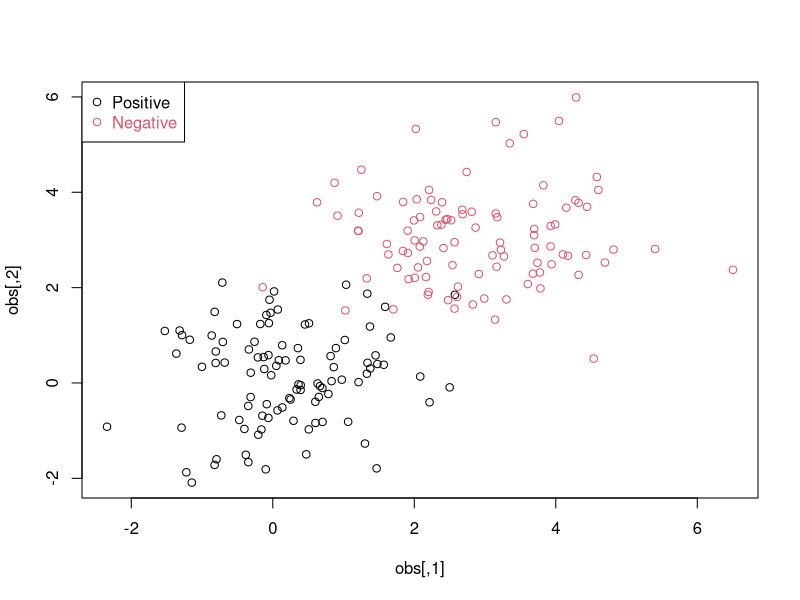
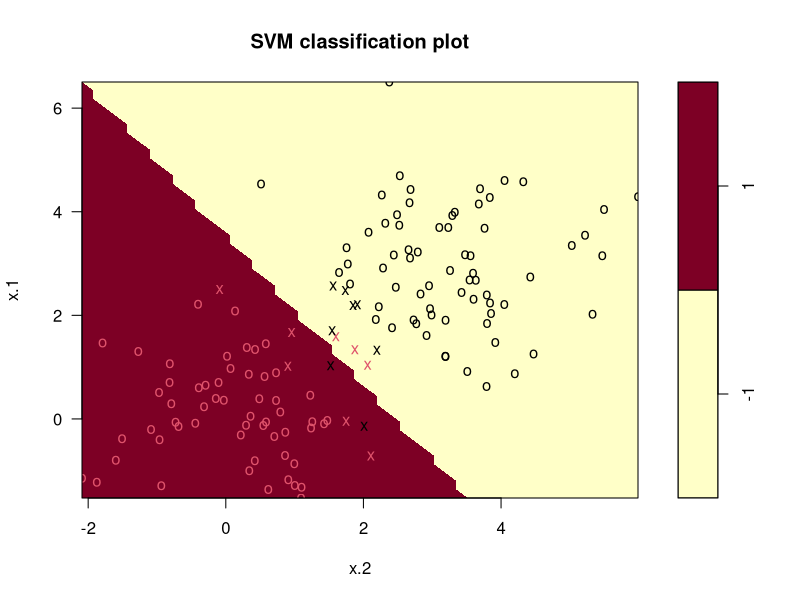
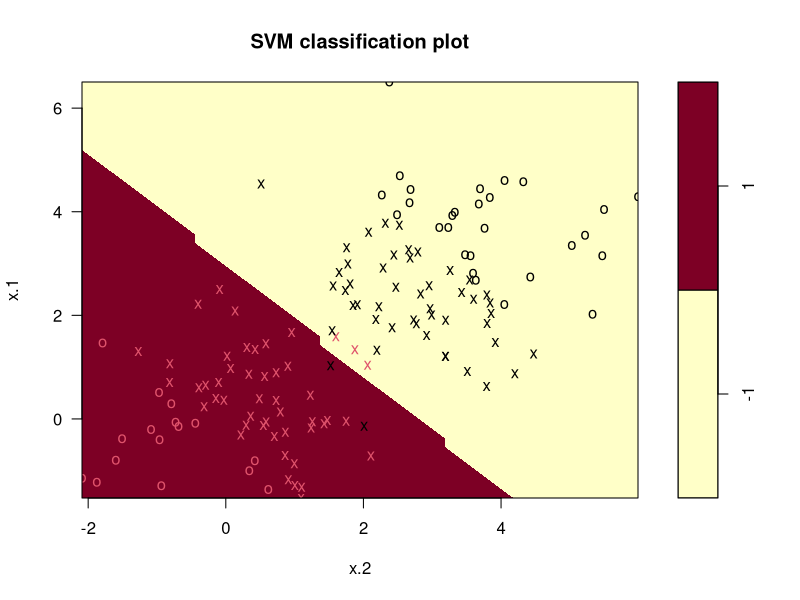
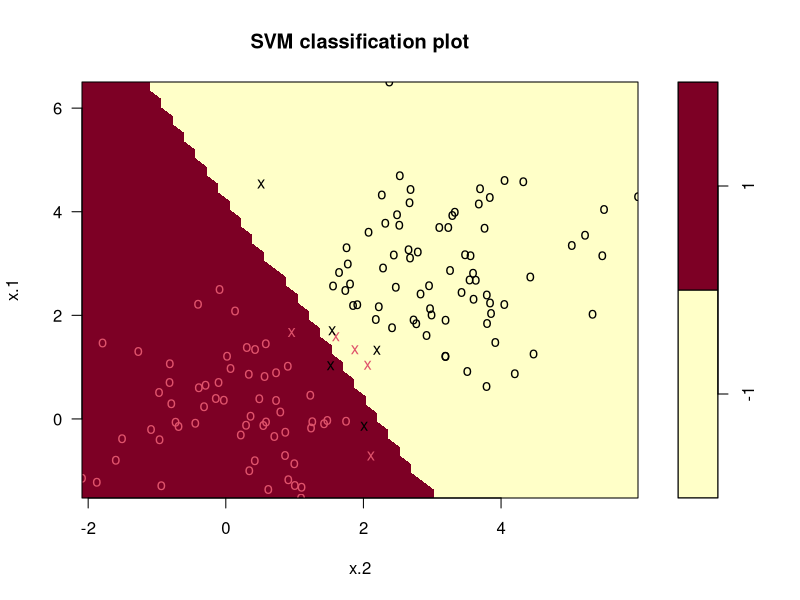

Here is the R script that generated these plots, in order: (Note: this script raises an error after producing the figures.)
# Clear enviroment
rm(list = ls())

# Generate Linearly Separable Data

# Set seed
set.seed(300)

# Observations
observations <- 100

# Features 
feaures <- 2

# Data points for each class
data_points <- observations * feaures

# Cluster means 
pos_mean <- 0
neg_mean <- 3 

postive = matrix(rnorm(data_points, mean = pos_mean), nrow = 100, ncol = 2)
negative = matrix(rnorm(data_points, mean = neg_mean), nrow = 100, ncol = 2)

labels <- c(rep(1, 100), rep(-1, 100))

obs <- rbind(postive, negative)

data <- data.frame(x = obs, y = as.factor(labels))

plot(obs, col=ifelse( labels > 0, 1, 2))
legend("topleft",c("Positive","Negative"),col=seq(2),pch=1,text.col=seq(2))

# Split data into training & test sets

set.seed(300)

train_indices <- sample(200, 200 * 0.7)

training_set <- data[train_indices, ]

test_obs <- obs[-train_indices, ]
test_labels <- labels[-train_indices]



# Part 1: Load SVM Library

#install.packages("e1071")
library(e1071)



# Part 2: Linear SVM with cost = 1

linear_fit_1 = svm(y~.,data = training_set, kernel = "linear",cost = 1)



# Part 3: Report Results

summary(linear_fit_1)

# The results shows that there are 12 spoort vetors



# Part 4: Linear SVM Plot

plot(linear_fit_1, training_set)

# The results show that there are 3 points close to the margin, 1 on the pink side, 2 on the blue



# Part 5: Predictions on Linear Model

# predictions
prediction_linear_1 = predict(linear_fit_1, newdata = test_obs)

# error calculation
mean(prediction_linear_1 != test_labels)


# Part 6: Linear Models with cost 0.01 & 100000

# a: cost = 0.01

# build model
linear_fit_001 = svm(y~.,data = training_set, kernel = "linear",cost = 0.01)

# summary 
summary(linear_fit_001)

# 92 support vectors

# plot
plot(linear_fit_001, training_set)

# similar boundray

# predictions
prediction_linear_001 = predict(linear_fit_001, newdata = test_obs)

# error calculation
mean(prediction_linear_001 != test_labels)

# same error rate


# b: cost = 1e5

# build model
linear_fit_1e5 = svm(y~.,data = training_set, kernel = "linear",cost = 1e5)

# summary 
summary(linear_fit_1e5)

# 8 support vectors

# plot
plot(linear_fit_1e5, training_set)

# Only 2 points close to boundary on pink side

# predictions
prediction_linear_1e5 = predict(linear_fit_1e5, newdata = test_obs)

# error calculation
mean(prediction_linear_1e5 != test_labels)

# same error 



# Part 7: Find Optimal Model

set.seed(1)

# range of cost values
costs <- c(0.001,0.01,0.1,1,5,10,100,1000,10000,1e5)

tuned_fit = tune(svm, y~., data = data ,kernel="linear",ranges=list(costs))


summary(tuned_fit)

# the optimal cost parameter is 0.001



# Generate Linear inseparable dataset


# Set seed
set.seed(300)

# half and half with different means
positive_1 <- matrix(rnorm((data_points/2), mean = pos_mean), nrow = 50, ncol = 2)
positive_2 <- matrix(rnorm((data_points/2), mean = neg_mean), nrow = 50, ncol = 2)

set.seed(300)
negative_1 = matrix(c(rnorm((data_points/2), mean = neg_mean) + 3, ), nrow = 50, ncol = 2)
negative_2 = matrix(c(rnorm((data_points/2), mean = pos_mean) - 3, ), nrow = 50, ncol = 2)


x.neg1=matrix(c(rnorm(30,mean=0)+3,rnorm(30,mean=0)),nrow=30,ncol=2)
x.neg2=matrix(c(rnorm(30,mean=3)-3,rnorm(30,mean=3)),nrow=30,ncol=2)

new_labels <- c(rep(1, 100), rep(-1, 100))

new_obs <- rbind(positive_1, positive_2, negative_1, negative_2)

new_data <- data.frame(x = new_obs, y = as.factor(new_labels))

plot(new_obs, col=ifelse(new_labels > 0, 1, 2))
legend("topleft",c("Positive","Negative"),col=seq(2),pch=1,text.col=seq(2))
